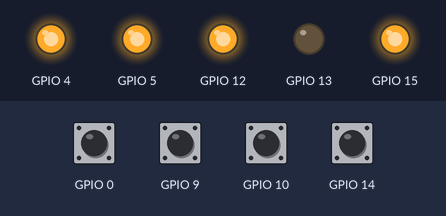
Bench run of a program on a simulated ESP8266 (NodeMCU). Parts: output pins drawn as LEDs (lit = HIGH). The test bench sets the inputs (shaded band); at power-on: GPIO 0, GPIO 9, GPIO 10, GPIO 14 HIGH.

Above: at 2.2 s.
2.3 s: GPIO 0 pulled LOW for 0.15 s
At 3.3 s:
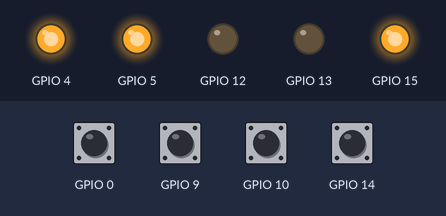
3.9 s: GPIO 9 pulled LOW for 0.15 s
At 4.6 s:
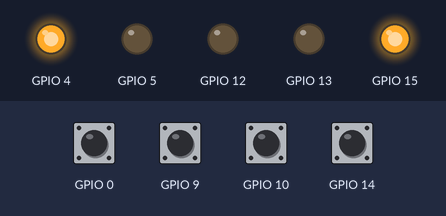
5.5 s: GPIO 10 pulled LOW for 0.15 s
At 5.8 s:
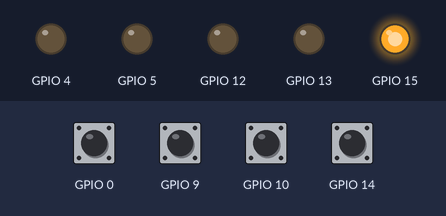
7.1 s: GPIO 14 pulled LOW for 0.15 s
At 8.2 s:
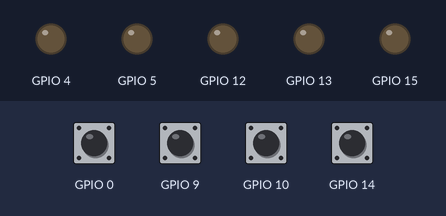
8.7 s: GPIO 9 pulled LOW for 1 s
At 9.4 s:
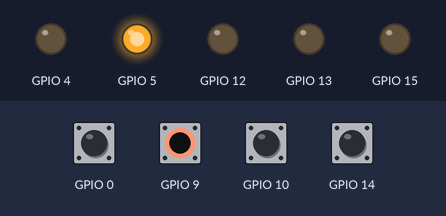
11.2 s: GPIO 0 pulled LOW for 1 s
At 12.5 s:
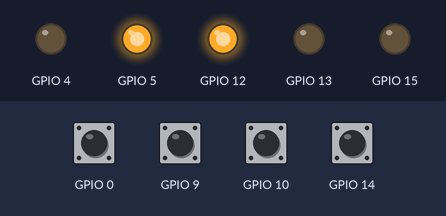
Timing chart, 0 to 14.2 s (numbered marks = the images above; inputs shaded):
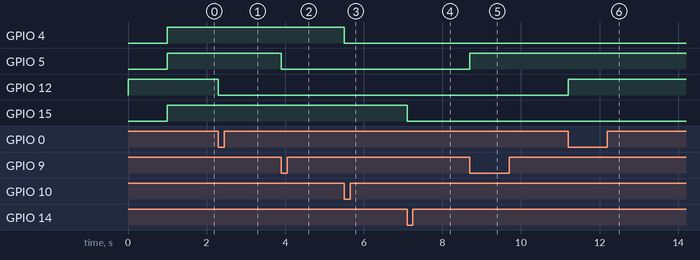

The program:

main.cpp
```cpp
#include <Arduino.h>

#define SLED_PIN (13u)
#define TIMEOUT_BUTTON_PRESS (200u)
#define TIME_SWITCH_ON_AUX_CHANNELS (1000u)

/** struct of switch channels */
typedef struct SWITCH_CHANNEL {
  uint8_t gpioPin;   /*!< gpio pin */
  uint8_t buttonPin; /*!< button pin */
  bool switchState;  /*!< whether the switch is enabled */
} SWITCH_CHANNEL_s;

/** maximum number of channels */
#define NUMBER_OF_CHANNELS (4u)

static SWITCH_CHANNEL_s switchChannels[NUMBER_OF_CHANNELS] = {
    {.gpioPin = 12u, .buttonPin = 0u, .switchState = false},
    {.gpioPin = 5u, .buttonPin = 9u, .switchState = false},
    {.gpioPin = 4u, .buttonPin = 10u, .switchState = false},
    {.gpioPin = 15u, .buttonPin = 14u, .switchState = false}};

/** tracks when button0 has been pressed last time */
static unsigned long button0Pressed = 0u;

/** tracks when button1 has been pressed last time */
static unsigned long button1Pressed = 0u;

/** tracks when button2 has been pressed last time */
static unsigned long button2Pressed = 0u;

/** tracks when button3 has been pressed last time */
static unsigned long button3Pressed = 0u;

/** configures the switch channels */
static void configureSwitchChannels(void);

/** sets a switch channel to a certain value */
static void setSwitchChannel(uint8_t channelNumber, bool channelState);

/** flip state of a switch */
static void flipSwitchChannel(uint8_t channelNumber);

/** ISR: handles button 0 */
void IRAM_ATTR ISR_buttonHandler0(void);

/** ISR: handles button 1 */
void IRAM_ATTR ISR_buttonHandler1(void);

/** ISR: handles button 2 */
void IRAM_ATTR ISR_buttonHandler2(void);

/** ISR: handles button 3 */
void IRAM_ATTR ISR_buttonHandler3(void);

/** configure button channels (set as input and attach to ISR) */
static void configureButtons(void);

/** flag indicating that switch channels are initialized */
static bool switchChannelsInitialized = false;

static void configureSwitchChannels(void) {
  for (uint8_t c = 0u; c < NUMBER_OF_CHANNELS; c++) {
    pinMode(switchChannels[c].gpioPin, OUTPUT);
  }
  switchChannelsInitialized = true;
}

static void setSwitchChannel(uint8_t channelNumber, bool channelState) {
  assert(channelNumber < NUMBER_OF_CHANNELS);
  assert(switchChannelsInitialized == true);
  if (channelState == true) {
    digitalWrite(switchChannels[channelNumber].gpioPin, HIGH);
  } else {
    digitalWrite(switchChannels[channelNumber].gpioPin, LOW);
  }
  switchChannels[channelNumber].switchState = channelState;
}

static void flipSwitchChannel(uint8_t channelNumber) {
  assert(channelNumber < NUMBER_OF_CHANNELS);
  bool newSwitchState = !(switchChannels[channelNumber].switchState);
  setSwitchChannel(channelNumber, newSwitchState);
}

void IRAM_ATTR ISR_buttonHandler0(void) {
  unsigned long currentTime = millis();
  if (currentTime - button0Pressed > TIMEOUT_BUTTON_PRESS) {
    flipSwitchChannel(0u);
    button0Pressed = currentTime;
  }
}
void IRAM_ATTR ISR_buttonHandler1(void) {
  unsigned long currentTime = millis();
  if (currentTime - button1Pressed > TIMEOUT_BUTTON_PRESS) {
    flipSwitchChannel(1u);
    button1Pressed = currentTime;
  }
}
void IRAM_ATTR ISR_buttonHandler2(void) {
  unsigned long currentTime = millis();
  if (currentTime - button2Pressed > TIMEOUT_BUTTON_PRESS) {
    flipSwitchChannel(2u);
    button2Pressed = currentTime;
  }
}
void IRAM_ATTR ISR_buttonHandler3(void) {
  unsigned long currentTime = millis();
  if (currentTime - button3Pressed > TIMEOUT_BUTTON_PRESS) {
    flipSwitchChannel(3u);
    button3Pressed = currentTime;
  }
}

static void configureButtons(void) {
  /* switch channels should be initialized as now button presses
     could trigger the ISR */
  assert(switchChannelsInitialized == true);
  pinMode(switchChannels[0u].buttonPin, INPUT_PULLUP);
  attachInterrupt(switchChannels[0u].buttonPin, ISR_buttonHandler0, FALLING);
  pinMode(switchChannels[1u].buttonPin, INPUT_PULLUP);
  attachInterrupt(switchChannels[1u].buttonPin, ISR_buttonHandler1, FALLING);
  pinMode(switchChannels[2u].buttonPin, INPUT_PULLUP);
  attachInterrupt(switchChannels[2u].buttonPin, ISR_buttonHandler2, FALLING);
  pinMode(switchChannels[3u].buttonPin, INPUT_PULLUP);
  attachInterrupt(switchChannels[3u].buttonPin, ISR_buttonHandler3, FALLING);
}

void setup() {
  // put your setup code here, to run once:
  /* set and light up status LED */
  pinMode(SLED_PIN, OUTPUT);
  digitalWrite(SLED_PIN, LOW);
  /* initialize switch channels */
  configureSwitchChannels();
  /* enable switch channel 0 */
  setSwitchChannel(0u, true);
  /* wait TIME_SWITCH_ON_AUX_CHANNELS second */
  delay(TIME_SWITCH_ON_AUX_CHANNELS);
  /* sett all three other channels */
  setSwitchChannel(1u, true);
  setSwitchChannel(2u, true);
  setSwitchChannel(3u, true);
  /* configure interrupts on switch channels */
  configureButtons();
}

void loop() {
  // put your main code here, to run repeatedly:
}
```

Measured:
- after the input at 2.3 s, GPIO 12: HIGH → LOW at once
- after the input at 3.9 s, GPIO 5: HIGH → LOW at once
- after the input at 5.5 s, GPIO 4: HIGH → LOW at once
- after the input at 7.1 s, GPIO 15: HIGH → LOW at once
- after the input at 8.7 s, GPIO 5: LOW → HIGH at once
- after the input at 11.2 s, GPIO 12: LOW → HIGH at once
